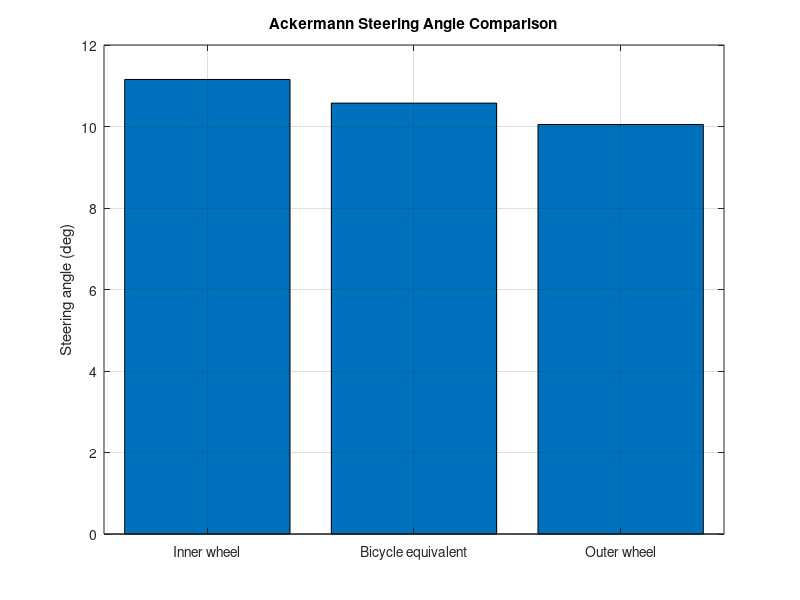

Here is the MATLAB script that generated this plot:
%% Ackermann Steering Geometry
clear; clc; close all;

% Vehicle geometry
L = 2.8;         % Wheelbase (m)
track = 1.6;     % Track width (m)
R = 15;          % Turning radius at vehicle centre (m)

% Ackermann steering angles
deltaInner = atan(L / (R - track/2));
deltaOuter = atan(L / (R + track/2));

% Equivalent bicycle-model steering angle
deltaBicycle = atan(L / R);

% Display results
fprintf('Turning radius: %.2f m\n\n', R);
fprintf('Inner-wheel angle:  %.2f deg\n', rad2deg(deltaInner));
fprintf('Outer-wheel angle:  %.2f deg\n', rad2deg(deltaOuter));
fprintf('Bicycle-model angle: %.2f deg\n', rad2deg(deltaBicycle));

% Visual comparison
figure('Color', 'w');
bar(rad2deg([deltaInner, deltaBicycle, deltaOuter]));
grid on;
set(gca, 'XTickLabel', ...
    {'Inner wheel', 'Bicycle equivalent', 'Outer wheel'});
ylabel('Steering angle (deg)');
title('Ackermann Steering Angle Comparison');
